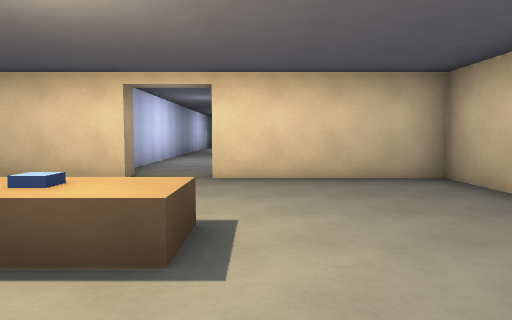
View 1 (above)

17 first-person views from a walk through a 3-D level made in the Godot game engine. The camera is 1.5 m above the floor, tilts 4° down and sees 70° across. The floor is counted in squares, 2 m on a side. Each view is taken from the middle of a square. On the plan, view 1 faces up. The plan holds only what a view shows up to about 11 squares ahead; the rest is blank. The place goes on beyond the plan. Characters and animated objects are left out.

View 2
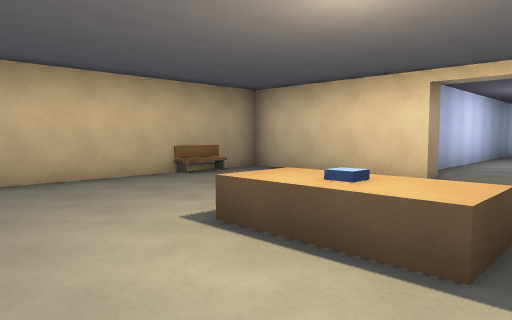

View 3
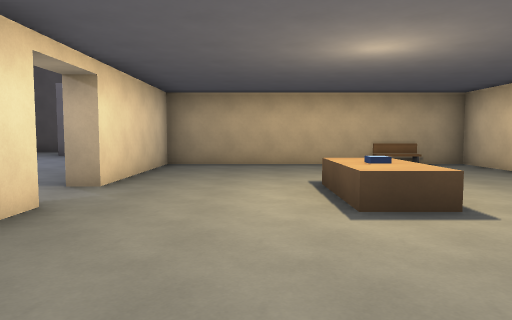

View 4
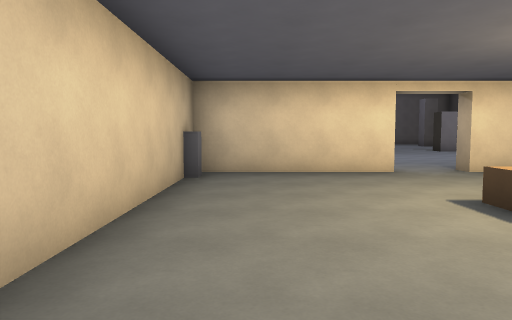

View 5
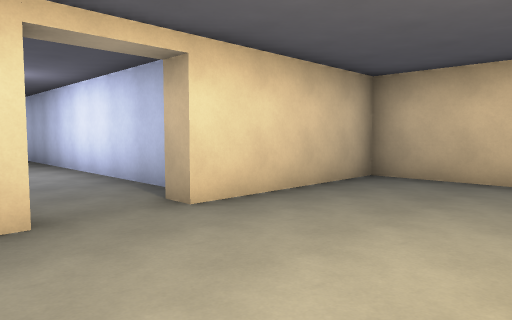

View 6
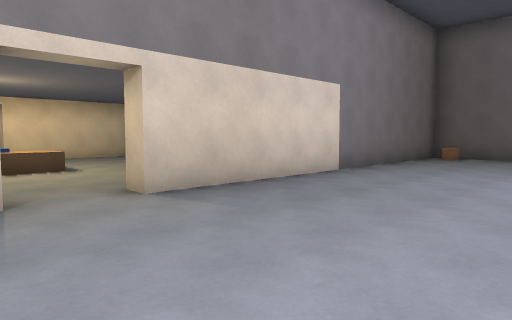

View 7
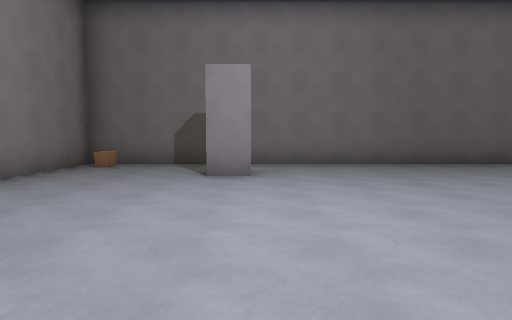

View 8
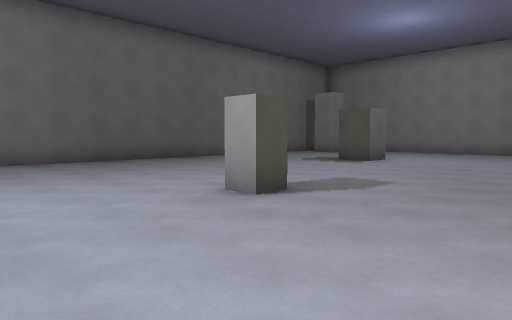

View 9
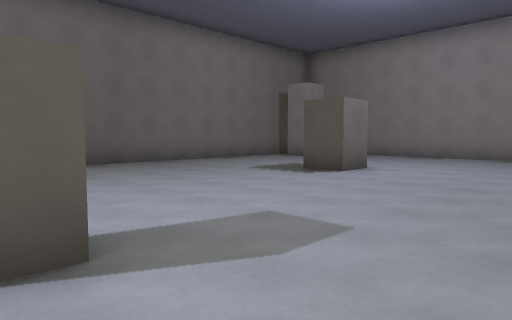

View 10
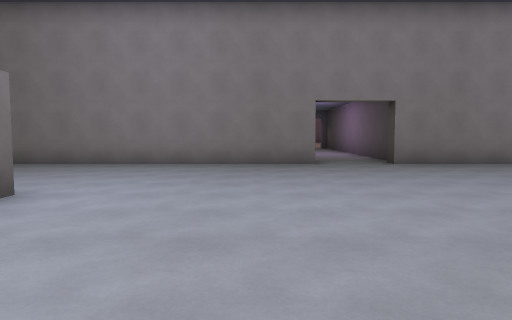

View 11
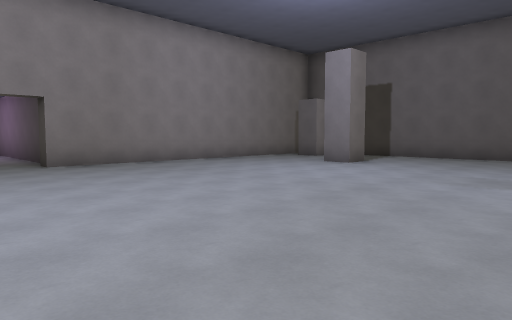

View 12
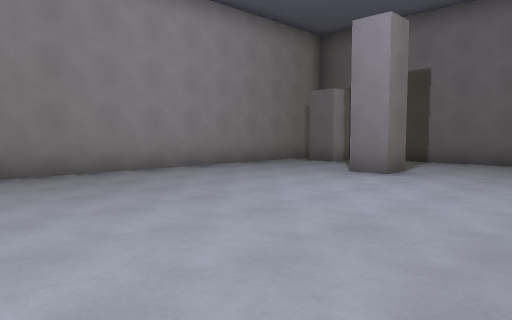

View 13
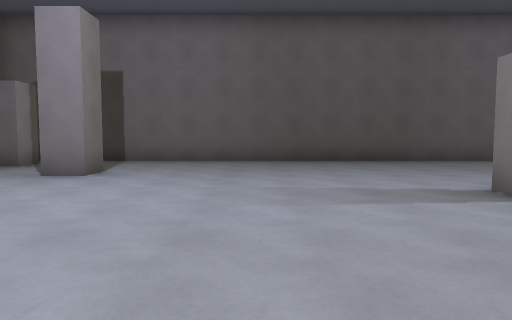

View 14
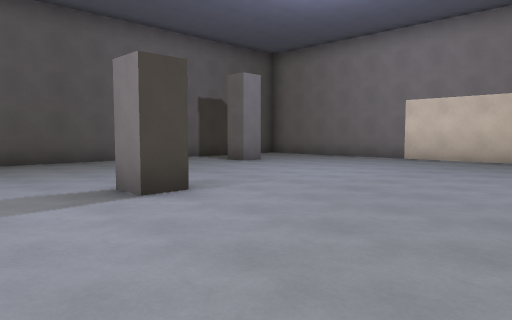

View 15
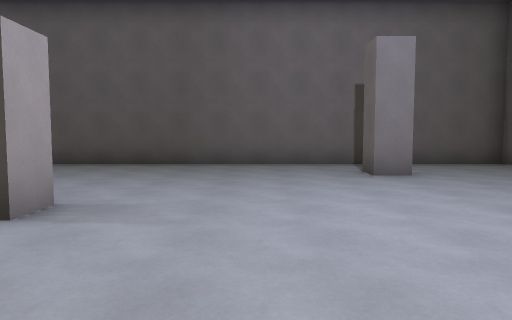

View 16
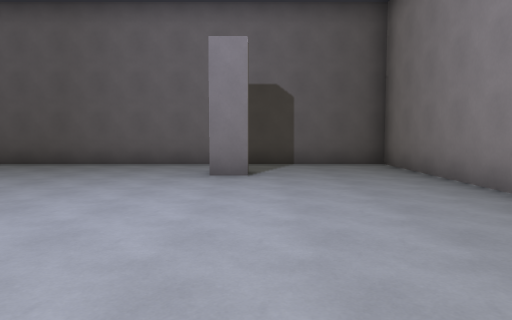

View 17
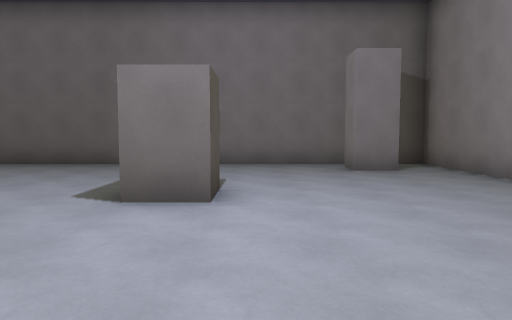

### Floor plan
Points are (right, up) in squares from view 1. A wall is a line through its corners. A room is listed if a view was taken in it or the views show most of it. See-through windows are left out.
Room 1 (views 1, 2, 3, 4, 5)
walls: (-2.2, 6.9) (-2.2, 6.2) (-6.2, 6.2) (-6.2, -1.2) (-2.2, -1.2); (-0.2, 7.5) (-0.2, 14.5); (-0.7, -1.2) (3.2, -1.2) (3.2, 6.2) (-0.7, 6.2) (-0.7, 6.8); (3, -0.8) (3, -0.2); (-2.7, 12.9) (-2.7, 8.2)
ways out: opening at (-1.5, -2) to room 2
objects: bench (-6, 5); other object (-2, 2) to (-1, 3)
Room 2 (views 6, 7, 8, 9, 10, 11, 12, 13, 14, 15, 16, 17)
walls: (2.2, -9.9) (2.2, -9.2) (2.9, -9.2); (-6.9, -10.1) (-6.2, -10.1) (-6.2, -10.8) (-6.9, -10.8); (5, -16.5) (4, -16.5) (4, -15.5) (5, -15.5); (-0.6, -21.2) (9.2, -21.2) (9.2, -1.8) (-0.7, -1.8) (-0.7, -1.2); (-3.9, -1.8) (-12.2, -1.8) (-12.2, -18.4); (-2.2, -1.2) (-2.2, -1.8); (-9.6, -5.1) (-9.6, -5.8) (-10.4, -5.8); (-11.5, -19.6) (-10.6, -19.6) (-10.6, -20.5); (-10.4, -21.2) (-2.5, -21.2) (-2.5, -21.8)
ways out: opening at (-1.5, -2) to room 1
objects: chest (9, -3)

Positions as (right, up) in squares from view 1, and headings:
1: (0, 0), facing up
2: (0, 0), facing up-left
3: (3, 1), facing left
4: (2, 6), facing down
5: (-3, 3), facing up-right
6: (-3, -6), facing up-right
7: (0, -6), facing right
8: (-1, -6), facing down-right
9: (0, -9), facing down-right
10: (1, -12), facing down
11: (0, -12), facing down-left
12: (-2, -14), facing down-left
13: (-2, -14), facing left
14: (-2, -13), facing up-left
15: (-3, -8), facing left
16: (-3, -5), facing left
17: (0, -17), facing right
